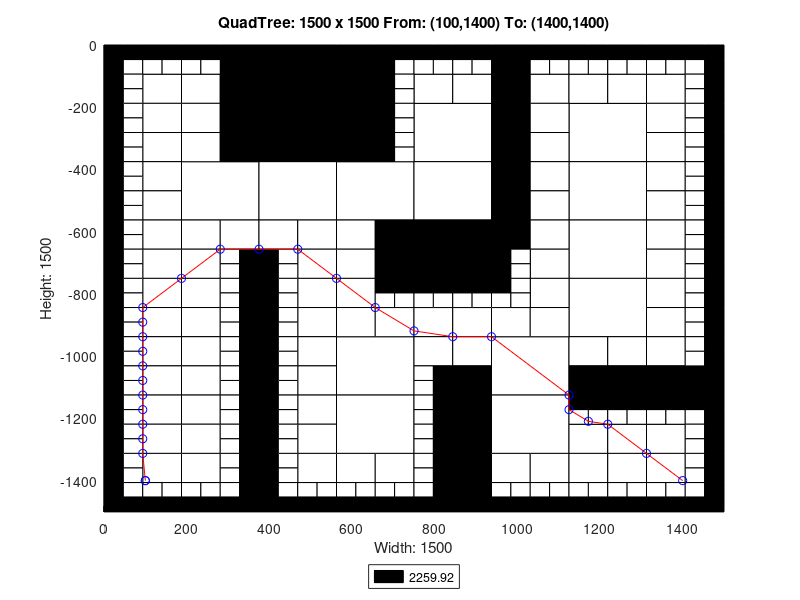

This figure's MATLAB source:
axis([0 1500 -1500 0]);
title('QuadTree: 1500 x 1500 From: (100,1400) To: (1400,1400)');
xlabel('Width: 1500');
ylabel('Height: 1500');
rectangle('Position',[375 -187.5 187.5 187.5], 'FaceColor',[0 0 0]);
rectangle('Position',[375 -375 187.5 187.5], 'FaceColor',[0 0 0]);
rectangle('Position',[187.5 -562.5 187.5 187.5], 'FaceColor',[1 1 1]);
rectangle('Position',[375 -562.5 187.5 187.5], 'FaceColor',[1 1 1]);
rectangle('Position',[562.5 -562.5 187.5 187.5], 'FaceColor',[1 1 1]);
rectangle('Position',[750 -375 187.5 187.5], 'FaceColor',[1 1 1]);
rectangle('Position',[1125 -375 187.5 187.5], 'FaceColor',[1 1 1]);
rectangle('Position',[750 -562.5 187.5 187.5], 'FaceColor',[1 1 1]);
rectangle('Position',[750 -750 187.5 187.5], 'FaceColor',[0 0 0]);
rectangle('Position',[1125 -562.5 187.5 187.5], 'FaceColor',[1 1 1]);
rectangle('Position',[1125 -750 187.5 187.5], 'FaceColor',[1 1 1]);
rectangle('Position',[562.5 -1125 187.5 187.5], 'FaceColor',[1 1 1]);
rectangle('Position',[562.5 -1312.5 187.5 187.5], 'FaceColor',[1 1 1]);
rectangle('Position',[937.5 -1125 187.5 187.5], 'FaceColor',[1 1 1]);
rectangle('Position',[1125 -937.5 187.5 187.5], 'FaceColor',[1 1 1]);
rectangle('Position',[937.5 -1312.5 187.5 187.5], 'FaceColor',[1 1 1]);
rectangle('Position',[93.75 -187.5 93.75 93.75], 'FaceColor',[1 1 1]);
rectangle('Position',[281.25 -93.75 93.75 93.75], 'FaceColor',[0 0 0]);
rectangle('Position',[187.5 -187.5 93.75 93.75], 'FaceColor',[1 1 1]);
rectangle('Position',[281.25 -187.5 93.75 93.75], 'FaceColor',[0 0 0]);
rectangle('Position',[93.75 -281.25 93.75 93.75], 'FaceColor',[1 1 1]);
rectangle('Position',[93.75 -375 93.75 93.75], 'FaceColor',[1 1 1]);
rectangle('Position',[187.5 -281.25 93.75 93.75], 'FaceColor',[1 1 1]);
rectangle('Position',[281.25 -281.25 93.75 93.75], 'FaceColor',[0 0 0]);
rectangle('Position',[187.5 -375 93.75 93.75], 'FaceColor',[1 1 1]);
rectangle('Position',[281.25 -375 93.75 93.75], 'FaceColor',[0 0 0]);
rectangle('Position',[562.5 -93.75 93.75 93.75], 'FaceColor',[0 0 0]);
rectangle('Position',[562.5 -187.5 93.75 93.75], 'FaceColor',[0 0 0]);
rectangle('Position',[562.5 -281.25 93.75 93.75], 'FaceColor',[0 0 0]);
rectangle('Position',[562.5 -375 93.75 93.75], 'FaceColor',[0 0 0]);
rectangle('Position',[93.75 -468.75 93.75 93.75], 'FaceColor',[1 1 1]);
rectangle('Position',[93.75 -562.5 93.75 93.75], 'FaceColor',[1 1 1]);
rectangle('Position',[93.75 -656.25 93.75 93.75], 'FaceColor',[1 1 1]);
rectangle('Position',[93.75 -750 93.75 93.75], 'FaceColor',[1 1 1]);
rectangle('Position',[187.5 -656.25 93.75 93.75], 'FaceColor',[1 1 1]);
rectangle('Position',[281.25 -656.25 93.75 93.75], 'FaceColor',[1 1 1]);
rectangle('Position',[187.5 -750 93.75 93.75], 'FaceColor',[1 1 1]);
rectangle('Position',[375 -656.25 93.75 93.75], 'FaceColor',[1 1 1]);
rectangle('Position',[468.75 -656.25 93.75 93.75], 'FaceColor',[1 1 1]);
rectangle('Position',[468.75 -750 93.75 93.75], 'FaceColor',[1 1 1]);
rectangle('Position',[562.5 -656.25 93.75 93.75], 'FaceColor',[1 1 1]);
rectangle('Position',[656.25 -656.25 93.75 93.75], 'FaceColor',[0 0 0]);
rectangle('Position',[562.5 -750 93.75 93.75], 'FaceColor',[1 1 1]);
rectangle('Position',[656.25 -750 93.75 93.75], 'FaceColor',[0 0 0]);
rectangle('Position',[750 -187.5 93.75 93.75], 'FaceColor',[1 1 1]);
rectangle('Position',[843.75 -187.5 93.75 93.75], 'FaceColor',[1 1 1]);
rectangle('Position',[937.5 -93.75 93.75 93.75], 'FaceColor',[0 0 0]);
rectangle('Position',[937.5 -187.5 93.75 93.75], 'FaceColor',[0 0 0]);
rectangle('Position',[1031.25 -187.5 93.75 93.75], 'FaceColor',[1 1 1]);
rectangle('Position',[937.5 -281.25 93.75 93.75], 'FaceColor',[0 0 0]);
rectangle('Position',[1031.25 -281.25 93.75 93.75], 'FaceColor',[1 1 1]);
rectangle('Position',[937.5 -375 93.75 93.75], 'FaceColor',[0 0 0]);
rectangle('Position',[1031.25 -375 93.75 93.75], 'FaceColor',[1 1 1]);
rectangle('Position',[1125 -187.5 93.75 93.75], 'FaceColor',[1 1 1]);
rectangle('Position',[1218.75 -187.5 93.75 93.75], 'FaceColor',[1 1 1]);
rectangle('Position',[1312.5 -187.5 93.75 93.75], 'FaceColor',[1 1 1]);
rectangle('Position',[1312.5 -281.25 93.75 93.75], 'FaceColor',[1 1 1]);
rectangle('Position',[1312.5 -375 93.75 93.75], 'FaceColor',[1 1 1]);
rectangle('Position',[937.5 -468.75 93.75 93.75], 'FaceColor',[0 0 0]);
rectangle('Position',[1031.25 -468.75 93.75 93.75], 'FaceColor',[1 1 1]);
rectangle('Position',[937.5 -562.5 93.75 93.75], 'FaceColor',[0 0 0]);
rectangle('Position',[1031.25 -562.5 93.75 93.75], 'FaceColor',[1 1 1]);
rectangle('Position',[937.5 -656.25 93.75 93.75], 'FaceColor',[0 0 0]);
rectangle('Position',[1031.25 -656.25 93.75 93.75], 'FaceColor',[1 1 1]);
rectangle('Position',[1031.25 -750 93.75 93.75], 'FaceColor',[1 1 1]);
rectangle('Position',[1312.5 -468.75 93.75 93.75], 'FaceColor',[1 1 1]);
rectangle('Position',[1312.5 -562.5 93.75 93.75], 'FaceColor',[1 1 1]);
rectangle('Position',[1312.5 -656.25 93.75 93.75], 'FaceColor',[1 1 1]);
rectangle('Position',[1312.5 -750 93.75 93.75], 'FaceColor',[1 1 1]);
rectangle('Position',[93.75 -843.75 93.75 93.75], 'FaceColor',[1 1 1]);
rectangle('Position',[93.75 -937.5 93.75 93.75], 'FaceColor',[1 1 1]);
rectangle('Position',[187.5 -843.75 93.75 93.75], 'FaceColor',[1 1 1]);
rectangle('Position',[187.5 -937.5 93.75 93.75], 'FaceColor',[1 1 1]);
rectangle('Position',[93.75 -1031.25 93.75 93.75], 'FaceColor',[1 1 1]);
rectangle('Position',[93.75 -1125 93.75 93.75], 'FaceColor',[1 1 1]);
rectangle('Position',[187.5 -1031.25 93.75 93.75], 'FaceColor',[1 1 1]);
rectangle('Position',[187.5 -1125 93.75 93.75], 'FaceColor',[1 1 1]);
rectangle('Position',[468.75 -843.75 93.75 93.75], 'FaceColor',[1 1 1]);
rectangle('Position',[468.75 -937.5 93.75 93.75], 'FaceColor',[1 1 1]);
rectangle('Position',[562.5 -843.75 93.75 93.75], 'FaceColor',[1 1 1]);
rectangle('Position',[562.5 -937.5 93.75 93.75], 'FaceColor',[1 1 1]);
rectangle('Position',[656.25 -937.5 93.75 93.75], 'FaceColor',[1 1 1]);
rectangle('Position',[468.75 -1031.25 93.75 93.75], 'FaceColor',[1 1 1]);
rectangle('Position',[468.75 -1125 93.75 93.75], 'FaceColor',[1 1 1]);
rectangle('Position',[93.75 -1218.75 93.75 93.75], 'FaceColor',[1 1 1]);
rectangle('Position',[93.75 -1312.5 93.75 93.75], 'FaceColor',[1 1 1]);
rectangle('Position',[187.5 -1218.75 93.75 93.75], 'FaceColor',[1 1 1]);
rectangle('Position',[187.5 -1312.5 93.75 93.75], 'FaceColor',[1 1 1]);
rectangle('Position',[93.75 -1406.25 93.75 93.75], 'FaceColor',[1 1 1]);
rectangle('Position',[187.5 -1406.25 93.75 93.75], 'FaceColor',[1 1 1]);
rectangle('Position',[468.75 -1218.75 93.75 93.75], 'FaceColor',[1 1 1]);
rectangle('Position',[468.75 -1312.5 93.75 93.75], 'FaceColor',[1 1 1]);
rectangle('Position',[468.75 -1406.25 93.75 93.75], 'FaceColor',[1 1 1]);
rectangle('Position',[562.5 -1406.25 93.75 93.75], 'FaceColor',[1 1 1]);
rectangle('Position',[656.25 -1406.25 93.75 93.75], 'FaceColor',[1 1 1]);
rectangle('Position',[750 -937.5 93.75 93.75], 'FaceColor',[1 1 1]);
rectangle('Position',[843.75 -937.5 93.75 93.75], 'FaceColor',[1 1 1]);
rectangle('Position',[1031.25 -843.75 93.75 93.75], 'FaceColor',[1 1 1]);
rectangle('Position',[937.5 -937.5 93.75 93.75], 'FaceColor',[1 1 1]);
rectangle('Position',[1031.25 -937.5 93.75 93.75], 'FaceColor',[1 1 1]);
rectangle('Position',[750 -1031.25 93.75 93.75], 'FaceColor',[1 1 1]);
rectangle('Position',[843.75 -1031.25 93.75 93.75], 'FaceColor',[1 1 1]);
rectangle('Position',[843.75 -1125 93.75 93.75], 'FaceColor',[0 0 0]);
rectangle('Position',[1312.5 -843.75 93.75 93.75], 'FaceColor',[1 1 1]);
rectangle('Position',[1312.5 -937.5 93.75 93.75], 'FaceColor',[1 1 1]);
rectangle('Position',[1125 -1031.25 93.75 93.75], 'FaceColor',[1 1 1]);
rectangle('Position',[1218.75 -1031.25 93.75 93.75], 'FaceColor',[1 1 1]);
rectangle('Position',[1125 -1125 93.75 93.75], 'FaceColor',[0 0 0]);
rectangle('Position',[1218.75 -1125 93.75 93.75], 'FaceColor',[0 0 0]);
rectangle('Position',[1312.5 -1031.25 93.75 93.75], 'FaceColor',[1 1 1]);
rectangle('Position',[1312.5 -1125 93.75 93.75], 'FaceColor',[0 0 0]);
rectangle('Position',[1406.25 -1125 93.75 93.75], 'FaceColor',[0 0 0]);
rectangle('Position',[843.75 -1218.75 93.75 93.75], 'FaceColor',[0 0 0]);
rectangle('Position',[843.75 -1312.5 93.75 93.75], 'FaceColor',[0 0 0]);
rectangle('Position',[843.75 -1406.25 93.75 93.75], 'FaceColor',[0 0 0]);
rectangle('Position',[843.75 -1500 93.75 93.75], 'FaceColor',[0 0 0]);
rectangle('Position',[937.5 -1406.25 93.75 93.75], 'FaceColor',[1 1 1]);
rectangle('Position',[1031.25 -1406.25 93.75 93.75], 'FaceColor',[1 1 1]);
rectangle('Position',[1125 -1312.5 93.75 93.75], 'FaceColor',[1 1 1]);
rectangle('Position',[1218.75 -1312.5 93.75 93.75], 'FaceColor',[1 1 1]);
rectangle('Position',[1312.5 -1312.5 93.75 93.75], 'FaceColor',[1 1 1]);
rectangle('Position',[1125 -1406.25 93.75 93.75], 'FaceColor',[1 1 1]);
rectangle('Position',[1218.75 -1406.25 93.75 93.75], 'FaceColor',[1 1 1]);
rectangle('Position',[1312.5 -1406.25 93.75 93.75], 'FaceColor',[1 1 1]);
rectangle('Position',[0 -46.875 46.875 46.875], 'FaceColor',[0 0 0]);
rectangle('Position',[46.875 -46.875 46.875 46.875], 'FaceColor',[0 0 0]);
rectangle('Position',[0 -93.75 46.875 46.875], 'FaceColor',[0 0 0]);
rectangle('Position',[46.875 -93.75 46.875 46.875], 'FaceColor',[1 1 1]);
rectangle('Position',[93.75 -46.875 46.875 46.875], 'FaceColor',[0 0 0]);
rectangle('Position',[140.625 -46.875 46.875 46.875], 'FaceColor',[0 0 0]);
rectangle('Position',[93.75 -93.75 46.875 46.875], 'FaceColor',[1 1 1]);
rectangle('Position',[140.625 -93.75 46.875 46.875], 'FaceColor',[1 1 1]);
rectangle('Position',[0 -140.625 46.875 46.875], 'FaceColor',[0 0 0]);
rectangle('Position',[46.875 -140.625 46.875 46.875], 'FaceColor',[1 1 1]);
rectangle('Position',[0 -187.5 46.875 46.875], 'FaceColor',[0 0 0]);
rectangle('Position',[46.875 -187.5 46.875 46.875], 'FaceColor',[1 1 1]);
rectangle('Position',[187.5 -46.875 46.875 46.875], 'FaceColor',[0 0 0]);
rectangle('Position',[234.375 -46.875 46.875 46.875], 'FaceColor',[0 0 0]);
rectangle('Position',[187.5 -93.75 46.875 46.875], 'FaceColor',[1 1 1]);
rectangle('Position',[234.375 -93.75 46.875 46.875], 'FaceColor',[1 1 1]);
rectangle('Position',[0 -234.375 46.875 46.875], 'FaceColor',[0 0 0]);
rectangle('Position',[46.875 -234.375 46.875 46.875], 'FaceColor',[1 1 1]);
rectangle('Position',[0 -281.25 46.875 46.875], 'FaceColor',[0 0 0]);
rectangle('Position',[46.875 -281.25 46.875 46.875], 'FaceColor',[1 1 1]);
rectangle('Position',[0 -328.125 46.875 46.875], 'FaceColor',[0 0 0]);
rectangle('Position',[46.875 -328.125 46.875 46.875], 'FaceColor',[1 1 1]);
rectangle('Position',[0 -375 46.875 46.875], 'FaceColor',[0 0 0]);
rectangle('Position',[46.875 -375 46.875 46.875], 'FaceColor',[1 1 1]);
rectangle('Position',[656.25 -46.875 46.875 46.875], 'FaceColor',[0 0 0]);
rectangle('Position',[703.125 -46.875 46.875 46.875], 'FaceColor',[0 0 0]);
rectangle('Position',[656.25 -93.75 46.875 46.875], 'FaceColor',[0 0 0]);
rectangle('Position',[703.125 -93.75 46.875 46.875], 'FaceColor',[1 1 1]);
rectangle('Position',[656.25 -140.625 46.875 46.875], 'FaceColor',[0 0 0]);
rectangle('Position',[703.125 -140.625 46.875 46.875], 'FaceColor',[1 1 1]);
rectangle('Position',[656.25 -187.5 46.875 46.875], 'FaceColor',[0 0 0]);
rectangle('Position',[703.125 -187.5 46.875 46.875], 'FaceColor',[1 1 1]);
rectangle('Position',[656.25 -234.375 46.875 46.875], 'FaceColor',[0 0 0]);
rectangle('Position',[703.125 -234.375 46.875 46.875], 'FaceColor',[1 1 1]);
rectangle('Position',[656.25 -281.25 46.875 46.875], 'FaceColor',[0 0 0]);
rectangle('Position',[703.125 -281.25 46.875 46.875], 'FaceColor',[1 1 1]);
rectangle('Position',[656.25 -328.125 46.875 46.875], 'FaceColor',[0 0 0]);
rectangle('Position',[703.125 -328.125 46.875 46.875], 'FaceColor',[1 1 1]);
rectangle('Position',[656.25 -375 46.875 46.875], 'FaceColor',[0 0 0]);
rectangle('Position',[703.125 -375 46.875 46.875], 'FaceColor',[1 1 1]);
rectangle('Position',[0 -421.875 46.875 46.875], 'FaceColor',[0 0 0]);
rectangle('Position',[46.875 -421.875 46.875 46.875], 'FaceColor',[1 1 1]);
rectangle('Position',[0 -468.75 46.875 46.875], 'FaceColor',[0 0 0]);
rectangle('Position',[46.875 -468.75 46.875 46.875], 'FaceColor',[1 1 1]);
rectangle('Position',[0 -515.625 46.875 46.875], 'FaceColor',[0 0 0]);
rectangle('Position',[46.875 -515.625 46.875 46.875], 'FaceColor',[1 1 1]);
rectangle('Position',[0 -562.5 46.875 46.875], 'FaceColor',[0 0 0]);
rectangle('Position',[46.875 -562.5 46.875 46.875], 'FaceColor',[1 1 1]);
rectangle('Position',[0 -609.375 46.875 46.875], 'FaceColor',[0 0 0]);
rectangle('Position',[46.875 -609.375 46.875 46.875], 'FaceColor',[1 1 1]);
rectangle('Position',[0 -656.25 46.875 46.875], 'FaceColor',[0 0 0]);
rectangle('Position',[46.875 -656.25 46.875 46.875], 'FaceColor',[1 1 1]);
rectangle('Position',[0 -703.125 46.875 46.875], 'FaceColor',[0 0 0]);
rectangle('Position',[46.875 -703.125 46.875 46.875], 'FaceColor',[1 1 1]);
rectangle('Position',[0 -750 46.875 46.875], 'FaceColor',[0 0 0]);
rectangle('Position',[46.875 -750 46.875 46.875], 'FaceColor',[1 1 1]);
rectangle('Position',[281.25 -703.125 46.875 46.875], 'FaceColor',[1 1 1]);
rectangle('Position',[328.125 -703.125 46.875 46.875], 'FaceColor',[0 0 0]);
rectangle('Position',[281.25 -750 46.875 46.875], 'FaceColor',[1 1 1]);
rectangle('Position',[328.125 -750 46.875 46.875], 'FaceColor',[0 0 0]);
rectangle('Position',[375 -703.125 46.875 46.875], 'FaceColor',[0 0 0]);
rectangle('Position',[421.875 -703.125 46.875 46.875], 'FaceColor',[1 1 1]);
rectangle('Position',[375 -750 46.875 46.875], 'FaceColor',[0 0 0]);
rectangle('Position',[421.875 -750 46.875 46.875], 'FaceColor',[1 1 1]);
rectangle('Position',[750 -46.875 46.875 46.875], 'FaceColor',[0 0 0]);
rectangle('Position',[796.875 -46.875 46.875 46.875], 'FaceColor',[0 0 0]);
rectangle('Position',[750 -93.75 46.875 46.875], 'FaceColor',[1 1 1]);
rectangle('Position',[796.875 -93.75 46.875 46.875], 'FaceColor',[1 1 1]);
rectangle('Position',[843.75 -46.875 46.875 46.875], 'FaceColor',[0 0 0]);
rectangle('Position',[890.625 -46.875 46.875 46.875], 'FaceColor',[0 0 0]);
rectangle('Position',[843.75 -93.75 46.875 46.875], 'FaceColor',[1 1 1]);
rectangle('Position',[890.625 -93.75 46.875 46.875], 'FaceColor',[1 1 1]);
rectangle('Position',[1031.25 -46.875 46.875 46.875], 'FaceColor',[0 0 0]);
rectangle('Position',[1078.12 -46.875 46.875 46.875], 'FaceColor',[0 0 0]);
rectangle('Position',[1031.25 -93.75 46.875 46.875], 'FaceColor',[1 1 1]);
rectangle('Position',[1078.12 -93.75 46.875 46.875], 'FaceColor',[1 1 1]);
rectangle('Position',[1125 -46.875 46.875 46.875], 'FaceColor',[0 0 0]);
rectangle('Position',[1171.88 -46.875 46.875 46.875], 'FaceColor',[0 0 0]);
rectangle('Position',[1125 -93.75 46.875 46.875], 'FaceColor',[1 1 1]);
rectangle('Position',[1171.88 -93.75 46.875 46.875], 'FaceColor',[1 1 1]);
rectangle('Position',[1218.75 -46.875 46.875 46.875], 'FaceColor',[0 0 0]);
rectangle('Position',[1265.62 -46.875 46.875 46.875], 'FaceColor',[0 0 0]);
rectangle('Position',[1218.75 -93.75 46.875 46.875], 'FaceColor',[1 1 1]);
rectangle('Position',[1265.62 -93.75 46.875 46.875], 'FaceColor',[1 1 1]);
rectangle('Position',[1312.5 -46.875 46.875 46.875], 'FaceColor',[0 0 0]);
rectangle('Position',[1359.38 -46.875 46.875 46.875], 'FaceColor',[0 0 0]);
rectangle('Position',[1312.5 -93.75 46.875 46.875], 'FaceColor',[1 1 1]);
rectangle('Position',[1359.38 -93.75 46.875 46.875], 'FaceColor',[1 1 1]);
rectangle('Position',[1406.25 -46.875 46.875 46.875], 'FaceColor',[0 0 0]);
rectangle('Position',[1453.12 -46.875 46.875 46.875], 'FaceColor',[0 0 0]);
rectangle('Position',[1406.25 -93.75 46.875 46.875], 'FaceColor',[1 1 1]);
rectangle('Position',[1453.12 -93.75 46.875 46.875], 'FaceColor',[0 0 0]);
rectangle('Position',[1406.25 -140.625 46.875 46.875], 'FaceColor',[1 1 1]);
rectangle('Position',[1453.12 -140.625 46.875 46.875], 'FaceColor',[0 0 0]);
rectangle('Position',[1406.25 -187.5 46.875 46.875], 'FaceColor',[1 1 1]);
rectangle('Position',[1453.12 -187.5 46.875 46.875], 'FaceColor',[0 0 0]);
rectangle('Position',[1406.25 -234.375 46.875 46.875], 'FaceColor',[1 1 1]);
rectangle('Position',[1453.12 -234.375 46.875 46.875], 'FaceColor',[0 0 0]);
rectangle('Position',[1406.25 -281.25 46.875 46.875], 'FaceColor',[1 1 1]);
rectangle('Position',[1453.12 -281.25 46.875 46.875], 'FaceColor',[0 0 0]);
rectangle('Position',[1406.25 -328.125 46.875 46.875], 'FaceColor',[1 1 1]);
rectangle('Position',[1453.12 -328.125 46.875 46.875], 'FaceColor',[0 0 0]);
rectangle('Position',[1406.25 -375 46.875 46.875], 'FaceColor',[1 1 1]);
rectangle('Position',[1453.12 -375 46.875 46.875], 'FaceColor',[0 0 0]);
rectangle('Position',[937.5 -703.125 46.875 46.875], 'FaceColor',[0 0 0]);
rectangle('Position',[984.375 -703.125 46.875 46.875], 'FaceColor',[1 1 1]);
rectangle('Position',[937.5 -750 46.875 46.875], 'FaceColor',[0 0 0]);
rectangle('Position',[984.375 -750 46.875 46.875], 'FaceColor',[1 1 1]);
rectangle('Position',[1406.25 -421.875 46.875 46.875], 'FaceColor',[1 1 1]);
rectangle('Position',[1453.12 -421.875 46.875 46.875], 'FaceColor',[0 0 0]);
rectangle('Position',[1406.25 -468.75 46.875 46.875], 'FaceColor',[1 1 1]);
rectangle('Position',[1453.12 -468.75 46.875 46.875], 'FaceColor',[0 0 0]);
rectangle('Position',[1406.25 -515.625 46.875 46.875], 'FaceColor',[1 1 1]);
rectangle('Position',[1453.12 -515.625 46.875 46.875], 'FaceColor',[0 0 0]);
rectangle('Position',[1406.25 -562.5 46.875 46.875], 'FaceColor',[1 1 1]);
rectangle('Position',[1453.12 -562.5 46.875 46.875], 'FaceColor',[0 0 0]);
rectangle('Position',[1406.25 -609.375 46.875 46.875], 'FaceColor',[1 1 1]);
rectangle('Position',[1453.12 -609.375 46.875 46.875], 'FaceColor',[0 0 0]);
rectangle('Position',[1406.25 -656.25 46.875 46.875], 'FaceColor',[1 1 1]);
rectangle('Position',[1453.12 -656.25 46.875 46.875], 'FaceColor',[0 0 0]);
rectangle('Position',[1406.25 -703.125 46.875 46.875], 'FaceColor',[1 1 1]);
rectangle('Position',[1453.12 -703.125 46.875 46.875], 'FaceColor',[0 0 0]);
rectangle('Position',[1406.25 -750 46.875 46.875], 'FaceColor',[1 1 1]);
rectangle('Position',[1453.12 -750 46.875 46.875], 'FaceColor',[0 0 0]);
rectangle('Position',[0 -796.875 46.875 46.875], 'FaceColor',[0 0 0]);
rectangle('Position',[46.875 -796.875 46.875 46.875], 'FaceColor',[1 1 1]);
rectangle('Position',[0 -843.75 46.875 46.875], 'FaceColor',[0 0 0]);
rectangle('Position',[46.875 -843.75 46.875 46.875], 'FaceColor',[1 1 1]);
rectangle('Position',[0 -890.625 46.875 46.875], 'FaceColor',[0 0 0]);
rectangle('Position',[46.875 -890.625 46.875 46.875], 'FaceColor',[1 1 1]);
rectangle('Position',[0 -937.5 46.875 46.875], 'FaceColor',[0 0 0]);
rectangle('Position',[46.875 -937.5 46.875 46.875], 'FaceColor',[1 1 1]);
rectangle('Position',[281.25 -796.875 46.875 46.875], 'FaceColor',[1 1 1]);
rectangle('Position',[328.125 -796.875 46.875 46.875], 'FaceColor',[0 0 0]);
rectangle('Position',[281.25 -843.75 46.875 46.875], 'FaceColor',[1 1 1]);
rectangle('Position',[328.125 -843.75 46.875 46.875], 'FaceColor',[0 0 0]);
rectangle('Position',[281.25 -890.625 46.875 46.875], 'FaceColor',[1 1 1]);
rectangle('Position',[328.125 -890.625 46.875 46.875], 'FaceColor',[0 0 0]);
rectangle('Position',[281.25 -937.5 46.875 46.875], 'FaceColor',[1 1 1]);
rectangle('Position',[328.125 -937.5 46.875 46.875], 'FaceColor',[0 0 0]);
rectangle('Position',[0 -984.375 46.875 46.875], 'FaceColor',[0 0 0]);
rectangle('Position',[46.875 -984.375 46.875 46.875], 'FaceColor',[1 1 1]);
rectangle('Position',[0 -1031.25 46.875 46.875], 'FaceColor',[0 0 0]);
rectangle('Position',[46.875 -1031.25 46.875 46.875], 'FaceColor',[1 1 1]);
rectangle('Position',[0 -1078.12 46.875 46.875], 'FaceColor',[0 0 0]);
rectangle('Position',[46.875 -1078.12 46.875 46.875], 'FaceColor',[1 1 1]);
rectangle('Position',[0 -1125 46.875 46.875], 'FaceColor',[0 0 0]);
rectangle('Position',[46.875 -1125 46.875 46.875], 'FaceColor',[1 1 1]);
rectangle('Position',[281.25 -984.375 46.875 46.875], 'FaceColor',[1 1 1]);
rectangle('Position',[328.125 -984.375 46.875 46.875], 'FaceColor',[0 0 0]);
rectangle('Position',[281.25 -1031.25 46.875 46.875], 'FaceColor',[1 1 1]);
rectangle('Position',[328.125 -1031.25 46.875 46.875], 'FaceColor',[0 0 0]);
rectangle('Position',[281.25 -1078.12 46.875 46.875], 'FaceColor',[1 1 1]);
rectangle('Position',[328.125 -1078.12 46.875 46.875], 'FaceColor',[0 0 0]);
rectangle('Position',[281.25 -1125 46.875 46.875], 'FaceColor',[1 1 1]);
rectangle('Position',[328.125 -1125 46.875 46.875], 'FaceColor',[0 0 0]);
rectangle('Position',[375 -796.875 46.875 46.875], 'FaceColor',[0 0 0]);
rectangle('Position',[421.875 -796.875 46.875 46.875], 'FaceColor',[1 1 1]);
rectangle('Position',[375 -843.75 46.875 46.875], 'FaceColor',[0 0 0]);
rectangle('Position',[421.875 -843.75 46.875 46.875], 'FaceColor',[1 1 1]);
rectangle('Position',[375 -890.625 46.875 46.875], 'FaceColor',[0 0 0]);
rectangle('Position',[421.875 -890.625 46.875 46.875], 'FaceColor',[1 1 1]);
rectangle('Position',[375 -937.5 46.875 46.875], 'FaceColor',[0 0 0]);
rectangle('Position',[421.875 -937.5 46.875 46.875], 'FaceColor',[1 1 1]);
rectangle('Position',[656.25 -796.875 46.875 46.875], 'FaceColor',[0 0 0]);
rectangle('Position',[703.125 -796.875 46.875 46.875], 'FaceColor',[0 0 0]);
rectangle('Position',[656.25 -843.75 46.875 46.875], 'FaceColor',[1 1 1]);
rectangle('Position',[703.125 -843.75 46.875 46.875], 'FaceColor',[1 1 1]);
rectangle('Position',[375 -984.375 46.875 46.875], 'FaceColor',[0 0 0]);
rectangle('Position',[421.875 -984.375 46.875 46.875], 'FaceColor',[1 1 1]);
rectangle('Position',[375 -1031.25 46.875 46.875], 'FaceColor',[0 0 0]);
rectangle('Position',[421.875 -1031.25 46.875 46.875], 'FaceColor',[1 1 1]);
rectangle('Position',[375 -1078.12 46.875 46.875], 'FaceColor',[0 0 0]);
rectangle('Position',[421.875 -1078.12 46.875 46.875], 'FaceColor',[1 1 1]);
rectangle('Position',[375 -1125 46.875 46.875], 'FaceColor',[0 0 0]);
rectangle('Position',[421.875 -1125 46.875 46.875], 'FaceColor',[1 1 1]);
rectangle('Position',[0 -1171.88 46.875 46.875], 'FaceColor',[0 0 0]);
rectangle('Position',[46.875 -1171.88 46.875 46.875], 'FaceColor',[1 1 1]);
rectangle('Position',[0 -1218.75 46.875 46.875], 'FaceColor',[0 0 0]);
rectangle('Position',[46.875 -1218.75 46.875 46.875], 'FaceColor',[1 1 1]);
rectangle('Position',[0 -1265.62 46.875 46.875], 'FaceColor',[0 0 0]);
rectangle('Position',[46.875 -1265.62 46.875 46.875], 'FaceColor',[1 1 1]);
rectangle('Position',[0 -1312.5 46.875 46.875], 'FaceColor',[0 0 0]);
rectangle('Position',[46.875 -1312.5 46.875 46.875], 'FaceColor',[1 1 1]);
rectangle('Position',[281.25 -1171.88 46.875 46.875], 'FaceColor',[1 1 1]);
rectangle('Position',[328.125 -1171.88 46.875 46.875], 'FaceColor',[0 0 0]);
rectangle('Position',[281.25 -1218.75 46.875 46.875], 'FaceColor',[1 1 1]);
rectangle('Position',[328.125 -1218.75 46.875 46.875], 'FaceColor',[0 0 0]);
rectangle('Position',[281.25 -1265.62 46.875 46.875], 'FaceColor',[1 1 1]);
rectangle('Position',[328.125 -1265.62 46.875 46.875], 'FaceColor',[0 0 0]);
rectangle('Position',[281.25 -1312.5 46.875 46.875], 'FaceColor',[1 1 1]);
rectangle('Position',[328.125 -1312.5 46.875 46.875], 'FaceColor',[0 0 0]);
rectangle('Position',[0 -1359.38 46.875 46.875], 'FaceColor',[0 0 0]);
rectangle('Position',[46.875 -1359.38 46.875 46.875], 'FaceColor',[1 1 1]);
rectangle('Position',[0 -1406.25 46.875 46.875], 'FaceColor',[0 0 0]);
rectangle('Position',[46.875 -1406.25 46.875 46.875], 'FaceColor',[1 1 1]);
rectangle('Position',[0 -1453.12 46.875 46.875], 'FaceColor',[0 0 0]);
rectangle('Position',[46.875 -1453.12 46.875 46.875], 'FaceColor',[1 1 1]);
rectangle('Position',[0 -1500 46.875 46.875], 'FaceColor',[0 0 0]);
rectangle('Position',[46.875 -1500 46.875 46.875], 'FaceColor',[0 0 0]);
rectangle('Position',[93.75 -1453.12 46.875 46.875], 'FaceColor',[1 1 1]);
rectangle('Position',[140.625 -1453.12 46.875 46.875], 'FaceColor',[1 1 1]);
rectangle('Position',[93.75 -1500 46.875 46.875], 'FaceColor',[0 0 0]);
rectangle('Position',[140.625 -1500 46.875 46.875], 'FaceColor',[0 0 0]);
rectangle('Position',[281.25 -1359.38 46.875 46.875], 'FaceColor',[1 1 1]);
rectangle('Position',[328.125 -1359.38 46.875 46.875], 'FaceColor',[0 0 0]);
rectangle('Position',[281.25 -1406.25 46.875 46.875], 'FaceColor',[1 1 1]);
rectangle('Position',[328.125 -1406.25 46.875 46.875], 'FaceColor',[0 0 0]);
rectangle('Position',[187.5 -1453.12 46.875 46.875], 'FaceColor',[1 1 1]);
rectangle('Position',[234.375 -1453.12 46.875 46.875], 'FaceColor',[1 1 1]);
rectangle('Position',[187.5 -1500 46.875 46.875], 'FaceColor',[0 0 0]);
rectangle('Position',[234.375 -1500 46.875 46.875], 'FaceColor',[0 0 0]);
rectangle('Position',[281.25 -1453.12 46.875 46.875], 'FaceColor',[1 1 1]);
rectangle('Position',[328.125 -1453.12 46.875 46.875], 'FaceColor',[0 0 0]);
rectangle('Position',[281.25 -1500 46.875 46.875], 'FaceColor',[0 0 0]);
rectangle('Position',[328.125 -1500 46.875 46.875], 'FaceColor',[0 0 0]);
rectangle('Position',[375 -1171.88 46.875 46.875], 'FaceColor',[0 0 0]);
rectangle('Position',[421.875 -1171.88 46.875 46.875], 'FaceColor',[1 1 1]);
rectangle('Position',[375 -1218.75 46.875 46.875], 'FaceColor',[0 0 0]);
rectangle('Position',[421.875 -1218.75 46.875 46.875], 'FaceColor',[1 1 1]);
rectangle('Position',[375 -1265.62 46.875 46.875], 'FaceColor',[0 0 0]);
rectangle('Position',[421.875 -1265.62 46.875 46.875], 'FaceColor',[1 1 1]);
rectangle('Position',[375 -1312.5 46.875 46.875], 'FaceColor',[0 0 0]);
rectangle('Position',[421.875 -1312.5 46.875 46.875], 'FaceColor',[1 1 1]);
rectangle('Position',[375 -1359.38 46.875 46.875], 'FaceColor',[0 0 0]);
rectangle('Position',[421.875 -1359.38 46.875 46.875], 'FaceColor',[1 1 1]);
rectangle('Position',[375 -1406.25 46.875 46.875], 'FaceColor',[0 0 0]);
rectangle('Position',[421.875 -1406.25 46.875 46.875], 'FaceColor',[1 1 1]);
rectangle('Position',[375 -1453.12 46.875 46.875], 'FaceColor',[0 0 0]);
rectangle('Position',[421.875 -1453.12 46.875 46.875], 'FaceColor',[1 1 1]);
rectangle('Position',[375 -1500 46.875 46.875], 'FaceColor',[0 0 0]);
rectangle('Position',[421.875 -1500 46.875 46.875], 'FaceColor',[0 0 0]);
rectangle('Position',[468.75 -1453.12 46.875 46.875], 'FaceColor',[1 1 1]);
rectangle('Position',[515.625 -1453.12 46.875 46.875], 'FaceColor',[1 1 1]);
rectangle('Position',[468.75 -1500 46.875 46.875], 'FaceColor',[0 0 0]);
rectangle('Position',[515.625 -1500 46.875 46.875], 'FaceColor',[0 0 0]);
rectangle('Position',[562.5 -1453.12 46.875 46.875], 'FaceColor',[1 1 1]);
rectangle('Position',[609.375 -1453.12 46.875 46.875], 'FaceColor',[1 1 1]);
rectangle('Position',[562.5 -1500 46.875 46.875], 'FaceColor',[0 0 0]);
rectangle('Position',[609.375 -1500 46.875 46.875], 'FaceColor',[0 0 0]);
rectangle('Position',[656.25 -1453.12 46.875 46.875], 'FaceColor',[1 1 1]);
rectangle('Position',[703.125 -1453.12 46.875 46.875], 'FaceColor',[1 1 1]);
rectangle('Position',[656.25 -1500 46.875 46.875], 'FaceColor',[0 0 0]);
rectangle('Position',[703.125 -1500 46.875 46.875], 'FaceColor',[0 0 0]);
rectangle('Position',[750 -796.875 46.875 46.875], 'FaceColor',[0 0 0]);
rectangle('Position',[796.875 -796.875 46.875 46.875], 'FaceColor',[0 0 0]);
rectangle('Position',[750 -843.75 46.875 46.875], 'FaceColor',[1 1 1]);
rectangle('Position',[796.875 -843.75 46.875 46.875], 'FaceColor',[1 1 1]);
rectangle('Position',[843.75 -796.875 46.875 46.875], 'FaceColor',[0 0 0]);
rectangle('Position',[890.625 -796.875 46.875 46.875], 'FaceColor',[0 0 0]);
rectangle('Position',[843.75 -843.75 46.875 46.875], 'FaceColor',[1 1 1]);
rectangle('Position',[890.625 -843.75 46.875 46.875], 'FaceColor',[1 1 1]);
rectangle('Position',[937.5 -796.875 46.875 46.875], 'FaceColor',[0 0 0]);
rectangle('Position',[984.375 -796.875 46.875 46.875], 'FaceColor',[1 1 1]);
rectangle('Position',[937.5 -843.75 46.875 46.875], 'FaceColor',[1 1 1]);
rectangle('Position',[984.375 -843.75 46.875 46.875], 'FaceColor',[1 1 1]);
rectangle('Position',[750 -1078.12 46.875 46.875], 'FaceColor',[1 1 1]);
rectangle('Position',[796.875 -1078.12 46.875 46.875], 'FaceColor',[0 0 0]);
rectangle('Position',[750 -1125 46.875 46.875], 'FaceColor',[1 1 1]);
rectangle('Position',[796.875 -1125 46.875 46.875], 'FaceColor',[0 0 0]);
rectangle('Position',[1406.25 -796.875 46.875 46.875], 'FaceColor',[1 1 1]);
rectangle('Position',[1453.12 -796.875 46.875 46.875], 'FaceColor',[0 0 0]);
rectangle('Position',[1406.25 -843.75 46.875 46.875], 'FaceColor',[1 1 1]);
rectangle('Position',[1453.12 -843.75 46.875 46.875], 'FaceColor',[0 0 0]);
rectangle('Position',[1406.25 -890.625 46.875 46.875], 'FaceColor',[1 1 1]);
rectangle('Position',[1453.12 -890.625 46.875 46.875], 'FaceColor',[0 0 0]);
rectangle('Position',[1406.25 -937.5 46.875 46.875], 'FaceColor',[1 1 1]);
rectangle('Position',[1453.12 -937.5 46.875 46.875], 'FaceColor',[0 0 0]);
rectangle('Position',[1406.25 -984.375 46.875 46.875], 'FaceColor',[1 1 1]);
rectangle('Position',[1453.12 -984.375 46.875 46.875], 'FaceColor',[0 0 0]);
rectangle('Position',[1406.25 -1031.25 46.875 46.875], 'FaceColor',[1 1 1]);
rectangle('Position',[1453.12 -1031.25 46.875 46.875], 'FaceColor',[0 0 0]);
rectangle('Position',[750 -1171.88 46.875 46.875], 'FaceColor',[1 1 1]);
rectangle('Position',[796.875 -1171.88 46.875 46.875], 'FaceColor',[0 0 0]);
rectangle('Position',[750 -1218.75 46.875 46.875], 'FaceColor',[1 1 1]);
rectangle('Position',[796.875 -1218.75 46.875 46.875], 'FaceColor',[0 0 0]);
rectangle('Position',[750 -1265.62 46.875 46.875], 'FaceColor',[1 1 1]);
rectangle('Position',[796.875 -1265.62 46.875 46.875], 'FaceColor',[0 0 0]);
rectangle('Position',[750 -1312.5 46.875 46.875], 'FaceColor',[1 1 1]);
rectangle('Position',[796.875 -1312.5 46.875 46.875], 'FaceColor',[0 0 0]);
rectangle('Position',[750 -1359.38 46.875 46.875], 'FaceColor',[1 1 1]);
rectangle('Position',[796.875 -1359.38 46.875 46.875], 'FaceColor',[0 0 0]);
rectangle('Position',[750 -1406.25 46.875 46.875], 'FaceColor',[1 1 1]);
rectangle('Position',[796.875 -1406.25 46.875 46.875], 'FaceColor',[0 0 0]);
rectangle('Position',[750 -1453.12 46.875 46.875], 'FaceColor',[1 1 1]);
rectangle('Position',[796.875 -1453.12 46.875 46.875], 'FaceColor',[0 0 0]);
rectangle('Position',[750 -1500 46.875 46.875], 'FaceColor',[0 0 0]);
rectangle('Position',[796.875 -1500 46.875 46.875], 'FaceColor',[0 0 0]);
rectangle('Position',[937.5 -1453.12 46.875 46.875], 'FaceColor',[1 1 1]);
rectangle('Position',[984.375 -1453.12 46.875 46.875], 'FaceColor',[1 1 1]);
rectangle('Position',[937.5 -1500 46.875 46.875], 'FaceColor',[0 0 0]);
rectangle('Position',[984.375 -1500 46.875 46.875], 'FaceColor',[0 0 0]);
rectangle('Position',[1031.25 -1453.12 46.875 46.875], 'FaceColor',[1 1 1]);
rectangle('Position',[1078.12 -1453.12 46.875 46.875], 'FaceColor',[1 1 1]);
rectangle('Position',[1031.25 -1500 46.875 46.875], 'FaceColor',[0 0 0]);
rectangle('Position',[1078.12 -1500 46.875 46.875], 'FaceColor',[0 0 0]);
rectangle('Position',[1125 -1171.88 46.875 46.875], 'FaceColor',[0 0 0]);
rectangle('Position',[1171.88 -1171.88 46.875 46.875], 'FaceColor',[0 0 0]);
rectangle('Position',[1125 -1218.75 46.875 46.875], 'FaceColor',[1 1 1]);
rectangle('Position',[1171.88 -1218.75 46.875 46.875], 'FaceColor',[1 1 1]);
rectangle('Position',[1218.75 -1171.88 46.875 46.875], 'FaceColor',[0 0 0]);
rectangle('Position',[1265.62 -1171.88 46.875 46.875], 'FaceColor',[0 0 0]);
rectangle('Position',[1218.75 -1218.75 46.875 46.875], 'FaceColor',[1 1 1]);
rectangle('Position',[1265.62 -1218.75 46.875 46.875], 'FaceColor',[1 1 1]);
rectangle('Position',[1312.5 -1171.88 46.875 46.875], 'FaceColor',[0 0 0]);
rectangle('Position',[1359.38 -1171.88 46.875 46.875], 'FaceColor',[0 0 0]);
rectangle('Position',[1312.5 -1218.75 46.875 46.875], 'FaceColor',[1 1 1]);
rectangle('Position',[1359.38 -1218.75 46.875 46.875], 'FaceColor',[1 1 1]);
rectangle('Position',[1406.25 -1171.88 46.875 46.875], 'FaceColor',[0 0 0]);
rectangle('Position',[1453.12 -1171.88 46.875 46.875], 'FaceColor',[0 0 0]);
rectangle('Position',[1406.25 -1218.75 46.875 46.875], 'FaceColor',[1 1 1]);
rectangle('Position',[1453.12 -1218.75 46.875 46.875], 'FaceColor',[0 0 0]);
rectangle('Position',[1406.25 -1265.62 46.875 46.875], 'FaceColor',[1 1 1]);
rectangle('Position',[1453.12 -1265.62 46.875 46.875], 'FaceColor',[0 0 0]);
rectangle('Position',[1406.25 -1312.5 46.875 46.875], 'FaceColor',[1 1 1]);
rectangle('Position',[1453.12 -1312.5 46.875 46.875], 'FaceColor',[0 0 0]);
rectangle('Position',[1125 -1453.12 46.875 46.875], 'FaceColor',[1 1 1]);
rectangle('Position',[1171.88 -1453.12 46.875 46.875], 'FaceColor',[1 1 1]);
rectangle('Position',[1125 -1500 46.875 46.875], 'FaceColor',[0 0 0]);
rectangle('Position',[1171.88 -1500 46.875 46.875], 'FaceColor',[0 0 0]);
rectangle('Position',[1218.75 -1453.12 46.875 46.875], 'FaceColor',[1 1 1]);
rectangle('Position',[1265.62 -1453.12 46.875 46.875], 'FaceColor',[1 1 1]);
rectangle('Position',[1218.75 -1500 46.875 46.875], 'FaceColor',[0 0 0]);
rectangle('Position',[1265.62 -1500 46.875 46.875], 'FaceColor',[0 0 0]);
rectangle('Position',[1406.25 -1359.38 46.875 46.875], 'FaceColor',[1 1 1]);
rectangle('Position',[1453.12 -1359.38 46.875 46.875], 'FaceColor',[0 0 0]);
rectangle('Position',[1406.25 -1406.25 46.875 46.875], 'FaceColor',[1 1 1]);
rectangle('Position',[1453.12 -1406.25 46.875 46.875], 'FaceColor',[0 0 0]);
rectangle('Position',[1312.5 -1453.12 46.875 46.875], 'FaceColor',[1 1 1]);
rectangle('Position',[1359.38 -1453.12 46.875 46.875], 'FaceColor',[1 1 1]);
rectangle('Position',[1312.5 -1500 46.875 46.875], 'FaceColor',[0 0 0]);
rectangle('Position',[1359.38 -1500 46.875 46.875], 'FaceColor',[0 0 0]);
rectangle('Position',[1406.25 -1453.12 46.875 46.875], 'FaceColor',[1 1 1]);
rectangle('Position',[1453.12 -1453.12 46.875 46.875], 'FaceColor',[0 0 0]);
rectangle('Position',[1406.25 -1500 46.875 46.875], 'FaceColor',[0 0 0]);
rectangle('Position',[1453.12 -1500 46.875 46.875], 'FaceColor',[0 0 0]);
X=[1400,1312.5,1218.75,1171.88,1125,1125,937.5,843.75,750,656.25,562.5,468.75,375,281.25,187.5,93.75,93.75,93.75,93.75,93.75,93.75,93.75,93.75,93.75,93.75,93.75,100,100];
Y=[-1400,-1312.5,-1218.75,-1209.38,-1171.88,-1125,-937.5,-937.5,-918.75,-843.75,-750,-656.25,-656.25,-656.25,-750,-843.75,-890.625,-937.5,-984.375,-1031.25,-1078.12,-1125,-1171.88,-1218.75,-1265.62,-1312.5,-1400,-1400];
hold on;
plot(X,Y,'r');
plot(X,Y,'bo');
legend('2259.92','Location','southoutside');
